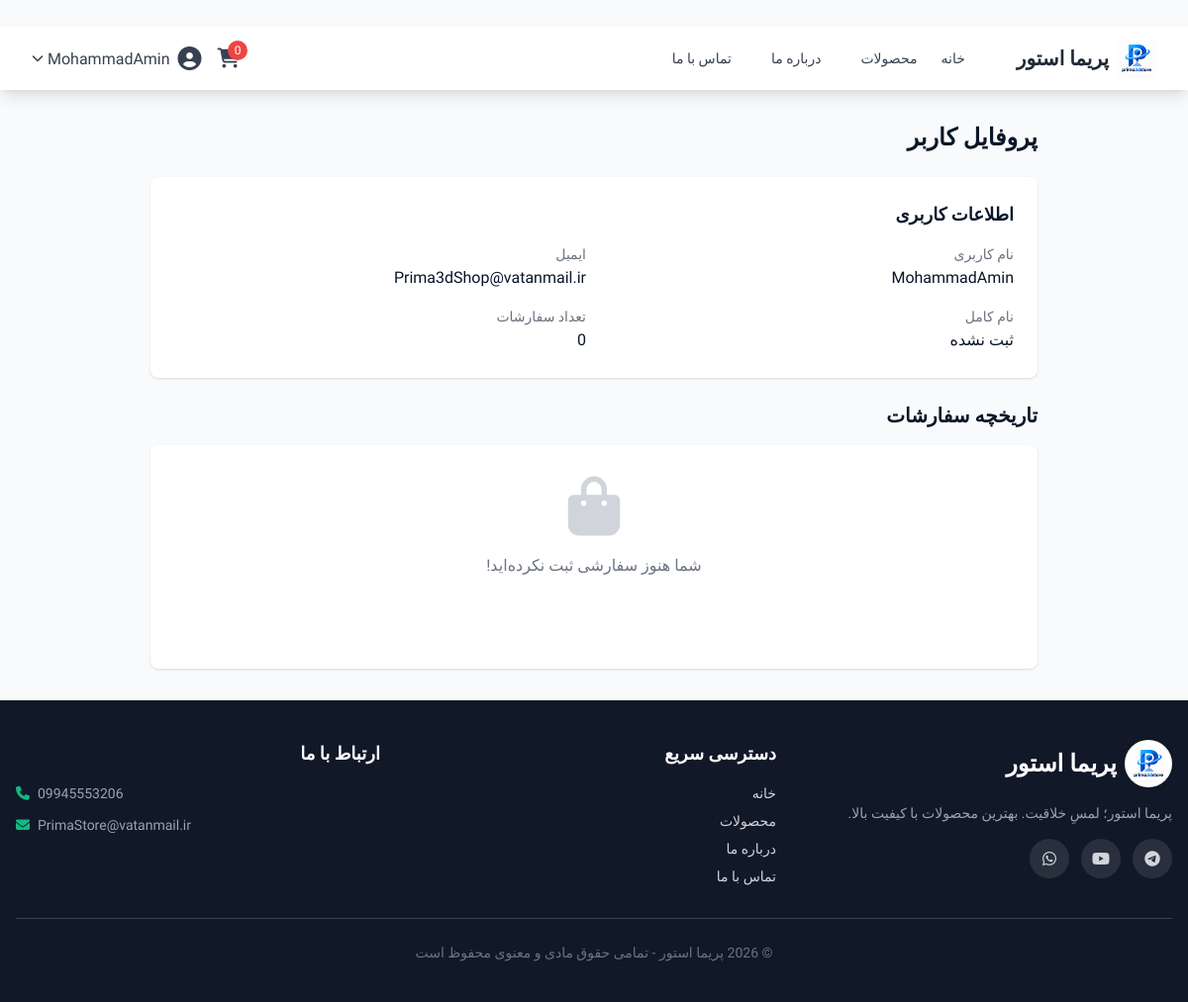
Screenshot of /profile (signed in) with the database file from the repository.
### app/main.py (models this page shows)
class User(UserMixin, db.Model):
    __tablename__ = 'users'
    id = db.Column(db.Integer, primary_key=True)
    username = db.Column(db.String(80), unique=True, nullable=False)
    email = db.Column(db.String(120), unique=True, nullable=False)
    password_hash = db.Column(db.String(200), nullable=False)
    full_name = db.Column(db.String(100))
    is_admin = db.Column(db.Boolean, default=False)
    is_active = db.Column(db.Boolean, default=True)

### app/main.py (the view)
@app.route('/profile')
@login_required
def profile():
    orders = Order.query.filter_by(user_id=current_user.id).order_by(Order.created_at.desc()).all()
    return render_template('profile.html', orders=orders)

### app/main.py (called while the page is built)
@login_manager.user_loader
def load_user(user_id):
    return User.query.get(int(user_id))

@app.context_processor
def inject_announcement():
    global announcement, announcement_link, announcement_page
    from datetime import datetime
    current_page = request.endpoint or ""
    show = False
    if announcement_page == "all":
        show = True
    elif announcement_page == "home" and current_page == "index":
        show = True
    elif announcement_page == "products" and current_page == "products":
        show = True
    elif announcement_page == "product" and current_page == "product_detail":
        show = True
    return {
        "announcement": announcement if show else None,
        "announcement_link": announcement_link if show else None,
        "now": datetime.now()
    }

### app/interfaces/templates/profile.html (shortened to what this page needs)
﻿{% extends "base.html" %}
{% block content %}
<div class="max-w-4xl mx-auto">
    <h1 class="text-2xl font-bold mb-6">پروفایل کاربر</h1>
    <div class="bg-white rounded-lg shadow p-6 mb-6">
        <h2 class="text-lg font-semibold mb-4">اطلاعات کاربری</h2>
        <div class="grid grid-cols-2 gap-4">
            <div>
                <p class="text-sm text-gray-500">نام کاربری</p>
                <p class="font-medium">{{ current_user.username }}</p>
            </div>
            <div>
                <p class="text-sm text-gray-500">ایمیل</p>
                <p class="font-medium">{{ current_user.email }}</p>
            </div>
            <div>
                <p class="text-sm text-gray-500">نام کامل</p>
                <p class="font-medium">{{ current_user.full_name or 'ثبت نشده' }}</p>
            </div>
            <div>
                <p class="text-sm text-gray-500">تعداد سفارشات</p>
                <p class="font-medium">{{ orders|length }}</p>
            </div>
        </div>
    </div>
    <h2 class="text-xl font-bold mb-4">تاریخچه سفارشات</h2>
    {% if orders %}
    <div class="bg-white rounded-lg shadow overflow-hidden">
        <table class="w-full">
            <thead>
                <tr class="bg-gray-100">
                    <th class="px-4 py-3 text-right">شماره سفارش</th>
                    <th class="px-4 py-3 text-right">تاریخ</th>
                    <th class="px-4 py-3 text-right">مبلغ</th>
                    <th class="px-4 py-3 text-right">وضعیت</th>
                    <th class="px-4 py-3 text-right">عملیات</th>
                </tr>
            </thead>
            <tbody>
                {% for order in orders %}
                <tr class="border-b hover:bg-gray-50">
                    <td class="px-4 py-3">{{ order.order_number }}</td>
                    <td class="px-4 py-3">{{ order.created_at.strftime('%Y/%m/%d') }}</td>
                    <td class="px-4 py-3">{{ order.total_amount|format_currency }}</td>
                    <td class="px-4 py-3">
                        <span class="px-2 py-1 rounded text-sm
                            {% if order.status == 'pending' %}bg-yellow-100 text-yellow-800
                            {% elif order.status == 'paid' %}bg-blue-100 text-blue-800
                            {% elif order.status == 'shipped' %}bg-purple-100 text-purple-800
                            {% elif order.status == 'delivered' %}bg-green-100 text-green-800
                            {% elif order.status == 'cancelled' %}bg-red-100 text-red-800
                            {% endif %}">
                            {{ order.status }}
                        </span>
                    </td>
                    <td class="px-4 py-3">
                        <a href="/order/{{ order.id }}" class="text-blue-600 hover:text-blue-800">
                            <i class="fas fa-eye"></i> مشاهده
                        </a>
                    </td>
                </tr>
                {% endfor %}
            </tbody>
        </table>
    </div>
    {% else %}
    <div class="bg-white rounded-lg shadow p-8 text-center">
        <i class="fas fa-shopping-bag text-6xl text-gray-300 mb-4"></i>
        <p class="text-gray-500">شما هنوز سفارشی ثبت نکرده‌اید!</p>
        <a href="/products" class="inline-block mt-4 bg-primary-600 text-white px-6 py-2 rounded-lg hover:bg-primary-700 transition">
        </a>
    </div>
    {% endif %}
</div>
{% endblock %}

### app/interfaces/templates/base.html (shortened to what this page needs)
<!DOCTYPE html>
<html lang="fa" dir="rtl">
<head>
    <script src="{{ url_for('static', filename='js/tailwind.js') }}"></script>
    <link href="https://cdnjs.cloudflare.com/ajax/libs/font-awesome/6.5.1/css/all.min.css" rel="stylesheet">
    <link rel="stylesheet" href="{{ url_for('static', filename='css/style.css') }}">
</head>
<body class="bg-gray-50 flex flex-col min-h-screen">
    <nav class="bg-white shadow-lg sticky top-0 z-50">
        <div class="max-w-7xl mx-auto px-4 sm:px-6 lg:px-8">
            <div class="flex justify-between h-16">
                <div class="flex items-center">
                    <a href="/" class="flex items-center gap-2 group">
                        <img src="{{ url_for('static', filename='images/logo.png') }}" alt="پریما استور" class="h-10 w-10 object-contain transition-transform duration-300 group-hover:scale-110 group-hover:rotate-6">
                        <span class="text-xl font-bold text-gray-800 transition-colors duration-300 group-hover:text-emerald-600">پریما استور</span>
                    </a>
                    <div class="hidden md:flex mr-10 space-x-4">
                        <a href="/" class="text-gray-700 hover:text-emerald-600 px-3 py-2 rounded-md text-sm font-medium transition">خانه</a>
                        <a href="/products" class="text-gray-700 hover:text-emerald-600 px-3 py-2 rounded-md text-sm font-medium transition">محصولات</a>
                        <a href="/about" class="text-gray-700 hover:text-emerald-600 px-3 py-2 rounded-md text-sm font-medium transition">درباره ما</a>
                        <a href="/contact" class="text-gray-700 hover:text-emerald-600 px-3 py-2 rounded-md text-sm font-medium transition">تماس با ما</a>
                    </div>
                </div>
                <div class="flex items-center space-x-4 space-x-reverse">
                    <a href="/cart" class="relative text-gray-700 hover:text-emerald-600 transition">
                        <i class="fas fa-shopping-cart text-xl"></i>
                        <span class="absolute -top-2 -right-2 bg-red-500 text-white text-xs rounded-full h-5 w-5 flex items-center justify-center">
                            {{ session.get('cart', {})|length }}
                        </span>
                    </a>
                    {% if current_user.is_authenticated %}
                    <div class="relative group">
                        <button class="flex items-center text-gray-700 hover:text-emerald-600 transition">
                            <i class="fas fa-user-circle text-2xl"></i>
                            <span class="mr-2">{{ current_user.username }}</span>
                            <i class="fas fa-chevron-down text-xs mr-1"></i>
                        </button>
                    {% else %}
                    <a href="/auth/login" class="text-gray-700 hover:text-emerald-600 transition font-medium">ورود</a>
                    <a href="/auth/register" class="bg-emerald-600 text-white px-4 py-2 rounded-lg hover:bg-emerald-700 transition font-medium">ثبت‌نام</a>
                    {% endif %}
                </div>
            </div>
        </div>
    </nav>
    <main class="flex-grow max-w-7xl mx-auto w-full px-4 py-8">
        {% block content %}{% endblock %}
    </main>
    <footer class="footer bg-gray-900 text-gray-300 mt-auto">
        <div class="max-w-7xl mx-auto px-4 py-10">
            <div class="grid grid-cols-1 md:grid-cols-3 gap-8">
                <div>
                    <a href="/" class="flex items-center gap-2 mb-4 text-white">
                        <img src="{{ url_for('static', filename='images/logo.png') }}" alt="پریما استور" class="h-12 w-12 object-contain bg-white rounded-full p-1">
                        <span class="text-2xl font-bold">پریما استور</span>
                    </a>
                    <p class="text-sm text-gray-400 mb-4">پریما استور؛ لمسِ خلاقیت. بهترین محصولات با کیفیت بالا.</p>
                    <div class="flex gap-3 mt-4">
                        <a href="#" class="social-icon"><i class="fab fa-telegram"></i></a>
                        <a href="#" class="social-icon"><i class="fab fa-youtube"></i></a>
                        <a href="#" class="social-icon"><i class="fab fa-whatsapp"></i></a>
                    </div>
                </div>
                <div>
                    <h4 class="text-white font-bold mb-4 text-lg">دسترسی سریع</h4>
                    <ul class="space-y-2 text-sm">
                        <li><a href="/" class="hover:text-emerald-400 transition">خانه</a></li>
                        <li><a href="/products" class="hover:text-emerald-400 transition">محصولات</a></li>
                        <li><a href="/about" class="hover:text-emerald-400 transition">درباره ما</a></li>
                        <li><a href="/contact" class="hover:text-emerald-400 transition">تماس با ما</a></li>
                    </ul>
                </div>
                <div>
                    <h4 class="text-white font-bold mb-4 text-lg">ارتباط با ما</h4>
                    <ul class="space-y-3 text-sm text-gray-400">
                        <li class="flex items-center gap-2" dir="ltr"><i class="fas fa-phone text-emerald-500"></i> 09945553206</li>
                        <li class="flex items-center gap-2" dir="ltr"><i class="fas fa-envelope text-emerald-500"></i> PrimaStore@vatanmail.ir</li>
                    </ul>
                </div>
            </div>
            <div class="border-t border-gray-700 mt-8 pt-6 text-center text-sm text-gray-500">
                © 2026 پریما استور - تمامی حقوق مادی و معنوی محفوظ است
            </div>
        </div>
    </footer>
</body>
</html>

### app/interfaces/static/css/style.css (style rules this page uses)
:root { --bg-primary: #f0f2f5; --bg-secondary: #ffffff; --bg-card: #ffffff; --bg-card-hover: #f8faff; --text-primary: #0a1628; --text-secondary: #4a5568; --text-muted: #a0aec0; --border-color: #e2e8f0; --primary: #2563eb; --primary-dark: #1d4ed8; --primary-light: rgba(37, 99, 235, 0.1); --primary-gradient: linear-gradient(135deg, #2563eb, #7c3aed); --secondary: #0ea5e9; --accent: #ec4899; --success: #10b981; --warning: #f59e0b; --shadow-sm: 0 1px 3px rgba(0,0,0,0.06); --shadow: 0 4px 20px rgba(0,0,0,0.08); --shadow-lg: 0 8px 40px rgba(0,0,0,0.12); --shadow-xl: 0 12px 60px rgba(0,0,0,0.16); --shadow-primary: 0 4px 20px rgba(37, 99, 235, 0.35); --radius: 16px; --radius-lg: 24px; --transition: all 0.3s cubic-bezier(0.4, 0, 0.2, 1); }
* { margin: 0; padding: 0; box-sizing: border-box; }
html { scroll-behavior: smooth; }
body { background: var(--bg-primary); color: var(--text-primary); font-family: 'Vazirmatn', system-ui, -apple-system, sans-serif; transition: var(--transition); min-height: 100vh; line-height: 1.7; }

### app/interfaces/templates/base.html (style rules this page uses)
body { font-family: 'Vazirmatn', sans-serif; }
.footer .social-icon { display: inline-flex; align-items: center; justify-content: center; width: 40px; height: 40px; border-radius: 50%; background: rgba(255,255,255,0.1); transition: all 0.3s; }

### rows the page displays
User: username "MohammadAmin", email "Prima3dShop@vatanmail.ir", full_name "ثبت نشده"

### other values shown
{{ session.get('cart', {})|length }} "0"
{{ orders|length }} "0"
